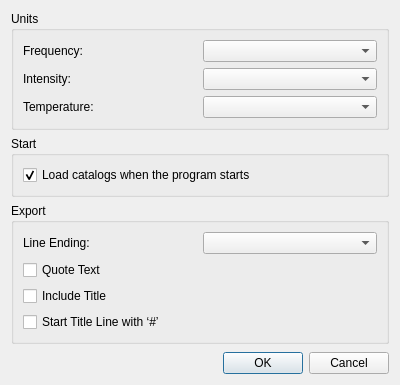
<?xml version="1.0" encoding="UTF-8"?>
<ui version="4.0">
 <class>Preferences</class>
 <widget class="QDialog" name="Preferences">
  <property name="geometry">
   <rect>
    <x>0</x>
    <y>0</y>
    <width>400</width>
    <height>385</height>
   </rect>
  </property>
  <property name="windowTitle">
   <string>Dialog</string>
  </property>
  <layout class="QGridLayout" name="layout">
   <item row="1" column="0">
    <widget class="QGroupBox" name="box_start">
     <property name="title">
      <string>Start</string>
     </property>
     <layout class="QGridLayout" name="layout_start">
      <item row="0" column="0">
       <widget class="QCheckBox" name="check_autoLoadCatalogs">
        <property name="text">
         <string>Load catalogs when the program starts</string>
        </property>
        <property name="checked">
         <bool>true</bool>
        </property>
       </widget>
      </item>
     </layout>
    </widget>
   </item>
   <item row="0" column="0">
    <widget class="QGroupBox" name="box_units">
     <property name="title">
      <string>Units</string>
     </property>
     <layout class="QGridLayout" name="layout_units">
      <item row="0" column="0">
       <widget class="QLabel" name="label_unit_frequency">
        <property name="text">
         <string>Frequency:</string>
        </property>
       </widget>
      </item>
      <item row="0" column="1">
       <widget class="QComboBox" name="combo_unit_frequency"/>
      </item>
      <item row="1" column="0">
       <widget class="QLabel" name="label_unit_intensity">
        <property name="text">
         <string>Intensity:</string>
        </property>
       </widget>
      </item>
      <item row="1" column="1">
       <widget class="QComboBox" name="combo_unit_intensity"/>
      </item>
      <item row="2" column="0">
       <widget class="QLabel" name="label_unit_temperature">
        <property name="text">
         <string>Temperature:</string>
        </property>
       </widget>
      </item>
      <item row="2" column="1">
       <widget class="QComboBox" name="combo_unit_temperature"/>
      </item>
     </layout>
    </widget>
   </item>
   <item row="4" column="0">
    <widget class="QDialogButtonBox" name="buttons">
     <property name="orientation">
      <enum>Qt::Horizontal</enum>
     </property>
     <property name="standardButtons">
      <set>QDialogButtonBox::Cancel|QDialogButtonBox::Ok</set>
     </property>
    </widget>
   </item>
   <item row="3" column="0">
    <spacer name="verticalSpacer">
     <property name="orientation">
      <enum>Qt::Vertical</enum>
     </property>
     <property name="sizeHint" stdset="0">
      <size>
       <width>20</width>
       <height>40</height>
      </size>
     </property>
    </spacer>
   </item>
   <item row="2" column="0">
    <widget class="QGroupBox" name="box_export">
     <property name="title">
      <string>Export</string>
     </property>
     <layout class="QGridLayout" name="layout_export">
      <item row="0" column="1">
       <widget class="QComboBox" name="combo_lineEnding"/>
      </item>
      <item row="0" column="0">
       <widget class="QLabel" name="label_lineEnding">
        <property name="text">
         <string>Line Ending:</string>
        </property>
       </widget>
      </item>
      <item row="1" column="0">
       <widget class="QCheckBox" name="check_quoteText">
        <property name="text">
         <string>Quote Text</string>
        </property>
       </widget>
      </item>
      <item row="3" column="0" colspan="2">
       <widget class="QCheckBox" name="check_commentSign">
        <property name="text">
         <string>Start Title Line with ‘#’</string>
        </property>
       </widget>
      </item>
      <item row="2" column="0">
       <widget class="QCheckBox" name="check_includeTitle">
        <property name="text">
         <string>Include Title</string>
        </property>
       </widget>
      </item>
     </layout>
    </widget>
   </item>
  </layout>
 </widget>
 <resources/>
 <connections>
  <connection>
   <sender>buttons</sender>
   <signal>accepted()</signal>
   <receiver>Preferences</receiver>
   <slot>accept()</slot>
   <hints>
    <hint type="sourcelabel">
     <x>248</x>
     <y>254</y>
    </hint>
    <hint type="destinationlabel">
     <x>157</x>
     <y>274</y>
    </hint>
   </hints>
  </connection>
  <connection>
   <sender>buttons</sender>
   <signal>rejected()</signal>
   <receiver>Preferences</receiver>
   <slot>reject()</slot>
   <hints>
    <hint type="sourcelabel">
     <x>316</x>
     <y>260</y>
    </hint>
    <hint type="destinationlabel">
     <x>286</x>
     <y>274</y>
    </hint>
   </hints>
  </connection>
 </connections>
</ui>
